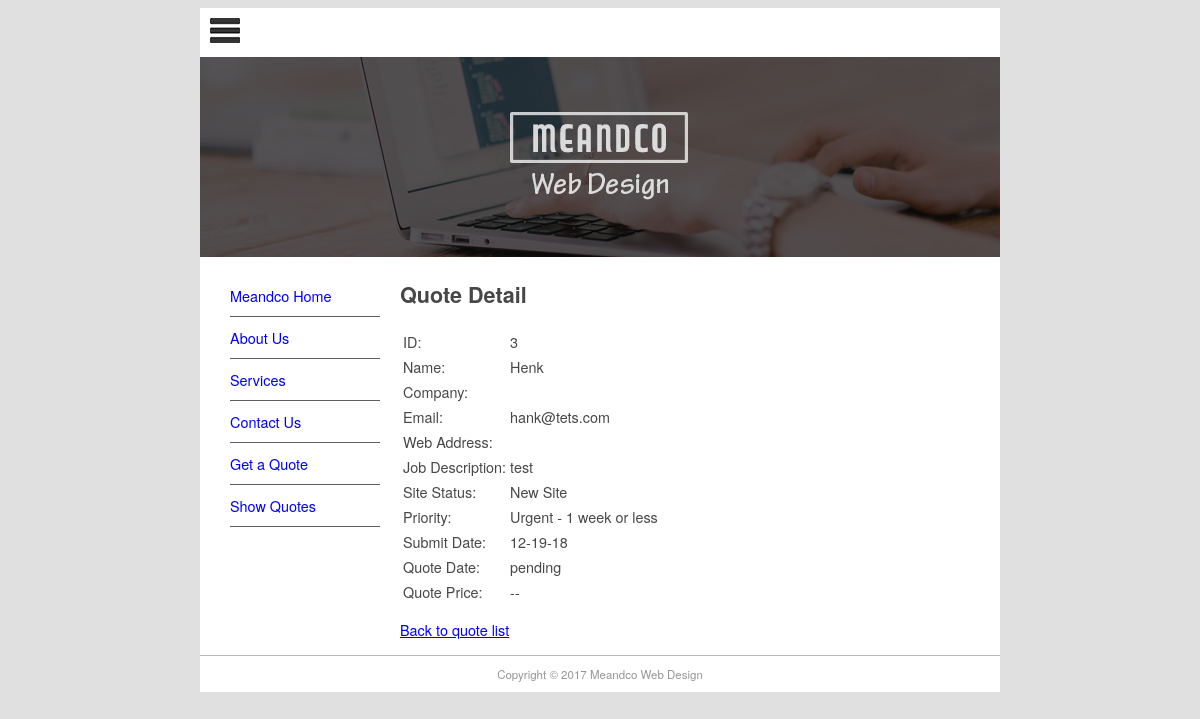
The page /quote/show/3 on the database its author committed.
### pages/models.py (models this page shows, shortened)
class Page(models.Model):
    title = models.CharField(max_length=60)
    permalink = models.CharField(max_length=12, unique=True)
    update_date = models.DateTimeField('Last Updated')
    bodytext = models.TextField('Page Content', blank=True)

### quotes/models.py (models this page shows, shortened)
class Quote(models.Model):
    name = models.CharField(max_length=100)
    position = models.CharField(max_length=60, blank=True)
    company = models.CharField(max_length=60, blank=True)
    address = models.CharField(max_length=200, blank=True)
    phone = models.CharField(max_length=30, blank=True)
    email = models.EmailField()
    web = models.URLField(blank=True)
    description = models.TextField()
    sitestatus = models.CharField(max_length=20, choices=STATUS_CHOICES)
    priority = models.CharField(max_length=40, choices=PRIORITY_CHOICES)
    jobfile = models.FileField(upload_to='uploads/', blank=True)
    submitted = models.DateField(auto_now_add=True)
    quotedate = models.DateField(blank=True, null=True)
    quoteprice = models.DecimalField(decimal_places=2, max_digits=7, blank=True, default=0)
    username = models.ForeignKey(User, blank=True, null=True, on_delete=models.CASCADE)

### quotes/views.py (the view)
# urls.py: path('show/<int:pk>', QuoteView.as_view(), name='quote-detail'),
class QuoteView(DetailView):
    model = Quote
    context_object_name = 'quote'
    def get_context_data(self, **kwargs):
        context = super(QuoteView, self).get_context_data(**kwargs)
        context['page_list'] = Page.objects.all()
        return context

### quotes/templates/quotes/quote_detail.html (shortened to what this page needs)
{% extends "quotes/quote.html" %}
{% block content %}
<h1>Quote Detail</h1>
<table class="quote">
  <tr><td>ID:</td><td>{{ quote.id }}</td></tr>
  <tr><td>Name:</td><td>{{ quote.name }}</td></tr>
  <tr><td>Company:</td><td>{{ quote.company }}</td></tr>
  <tr><td>Email:</td><td>{{ quote.email }}</td></tr>
  <tr><td>Web Address:</td><td>{{ quote.web }}</td></tr>
  <tr><td>Job Description:</td><td>{{ quote.description }}</td></tr>
  <tr><td>Site Status:</td><td>{{ quote.get_sitestatus_display }}</td></tr>
  <tr><td>Priority:</td><td>{{ quote.get_priority_display }}</td></tr>
  <tr><td>Submit Date:</td><td>{{ quote.submitted|date:"m-d-y" }}</td></tr>
  <tr><td>Quote Date:</td><td>{{ quote.quotedate|date:"m-d-y"|default:"pending" }}</td></tr>
  <tr><td>Quote Price:</td><td>{{ quote.quoteprice|default:"--" }}</td></tr>
</table>
<p><a href="../show">Back to quote list</a></p>
{% endblock content %}

### quotes/templates/quotes/quote.html (shortened to what this page needs)
{% extends "base.html" %}
{% block sidenav %}
    {% for page in page_list %}
        <li><a href="{{ page.permalink }}">{{ page.title }}</a></li>
    {% endfor %}
{% endblock sidenav %}

### mfdw_site/static/main.css (style rules this page uses)
body { background-color: #E0E0E0; font-family: Gotham, "Helvetica Neue", Helvetica, Arial, sans-serif; font-size: 0.9em; text-align: justify; color: #474747; }
#nav li { padding-top: 10px; padding-bottom: 10px; font-size: 1em; list-style-type: none; border-bottom: thin solid #5F5F5F; color: #4C4C4C; left: 0px; list-style-position: inside; margin-left: -10px; }
#nav li a { text-decoration: none; }

### rows shown on the page
Page: title "Meandco Home"
Page: title "About Us"
Page: title "Services"
Quote: id "3", name "Henk", email "hank@tets.com", description "test", sitestatus "New Site", priority "Urgent - 1 week or less", submitted "12-19-18", quotedate "pending", quoteprice "--"
